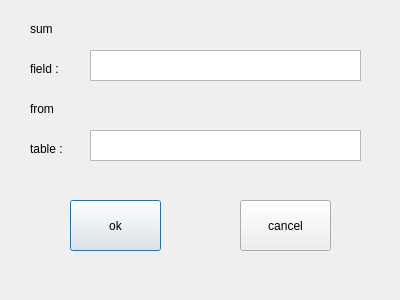
<?xml version="1.0" encoding="UTF-8"?>
<ui version="4.0">
 <class>Dialog</class>
 <widget class="QDialog" name="Dialog">
  <property name="geometry">
   <rect>
    <x>0</x>
    <y>0</y>
    <width>400</width>
    <height>300</height>
   </rect>
  </property>
  <property name="windowTitle">
   <string>Dialog</string>
  </property>
  <widget class="QPushButton" name="ok_btn">
   <property name="geometry">
    <rect>
     <x>70</x>
     <y>200</y>
     <width>91</width>
     <height>51</height>
    </rect>
   </property>
   <property name="text">
    <string>ok</string>
   </property>
  </widget>
  <widget class="QPushButton" name="cancel_btn">
   <property name="geometry">
    <rect>
     <x>240</x>
     <y>200</y>
     <width>91</width>
     <height>51</height>
    </rect>
   </property>
   <property name="text">
    <string>cancel</string>
   </property>
  </widget>
  <widget class="QLabel" name="label">
   <property name="geometry">
    <rect>
     <x>30</x>
     <y>20</y>
     <width>67</width>
     <height>17</height>
    </rect>
   </property>
   <property name="text">
    <string>sum</string>
   </property>
  </widget>
  <widget class="QLabel" name="label_2">
   <property name="geometry">
    <rect>
     <x>30</x>
     <y>60</y>
     <width>67</width>
     <height>17</height>
    </rect>
   </property>
   <property name="text">
    <string>field :</string>
   </property>
  </widget>
  <widget class="QLabel" name="label_3">
   <property name="geometry">
    <rect>
     <x>30</x>
     <y>100</y>
     <width>67</width>
     <height>17</height>
    </rect>
   </property>
   <property name="text">
    <string>from</string>
   </property>
  </widget>
  <widget class="QLabel" name="label_4">
   <property name="geometry">
    <rect>
     <x>30</x>
     <y>140</y>
     <width>67</width>
     <height>17</height>
    </rect>
   </property>
   <property name="text">
    <string>table :</string>
   </property>
  </widget>
  <widget class="QTextEdit" name="field_edt">
   <property name="geometry">
    <rect>
     <x>90</x>
     <y>50</y>
     <width>271</width>
     <height>31</height>
    </rect>
   </property>
  </widget>
  <widget class="QTextEdit" name="table_edt">
   <property name="geometry">
    <rect>
     <x>90</x>
     <y>130</y>
     <width>271</width>
     <height>31</height>
    </rect>
   </property>
  </widget>
 </widget>
 <resources/>
 <connections/>
</ui>
